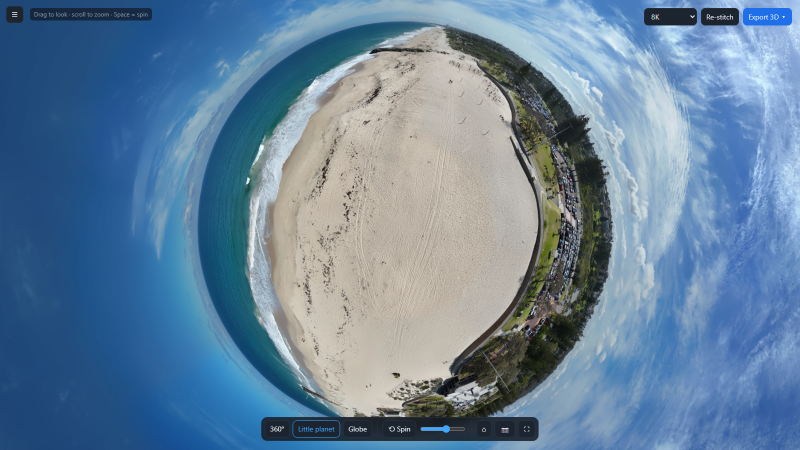
#> input picture docs$1.png, 1600 x 900 px (shown at 1/2 size)
$ python -i stitcher.py   (imports and definitions only)
#> lines starting #> are read from the running program, lines starting #| are printed output that depends on the picture
#> further down, picture is the input picture: shape (900, 1600, 3); mean B, G, R 156.6, 130.7, 102.4
"""Stitch DJI sphere-panorama shots into a single equirectangular image.

DJI drones write the gimbal yaw/pitch/roll of every shot into XMP metadata,
so we use that as the starting camera orientation, refine it with feature
matching + bundle adjustment, then blend all shots into a 2:1 equirect.
Images without DJI metadata fall back to OpenCV's generic stitcher.
"""
import math
import re
from concurrent.futures import ThreadPoolExecutor

import cv2
import numpy as np
from PIL import Image
from scipy.optimize import least_squares
from scipy.spatial.transform import Rotation

IMAGE_EXTS = (".jpg", ".jpeg", ".png", ".tif", ".tiff")


def _log(cb, msg, frac=None):
    if cb:
        cb(msg, frac)


# ---------------------------------------------------------------- metadata
# [37 lines left out: functions read_dji_meta, focal_px, cam_to_world, not called in this run]


# ---------------------------------------------------------------- refine
def _features(img_small):
    gray = cv2.cvtColor(img_small, cv2.COLOR_BGR2GRAY)
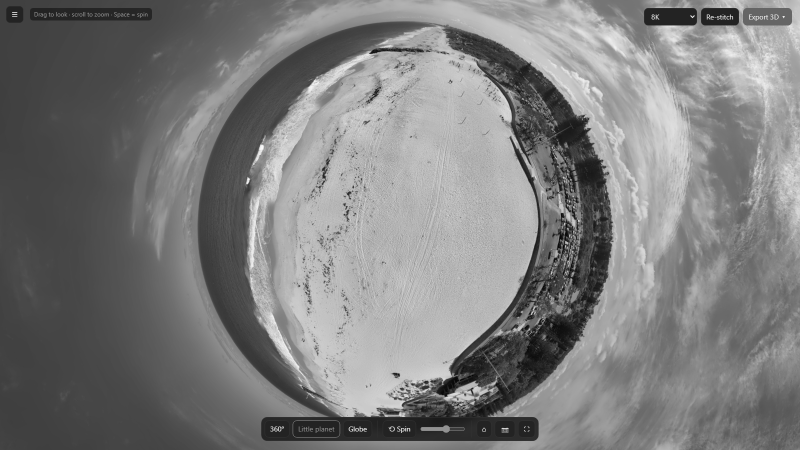
#> gray: shape (900, 1600) (shown at 1/2 size); min 4, max 250, mean 125.2
    gray = cv2.createCLAHE(2.0, (8, 8)).apply(gray)
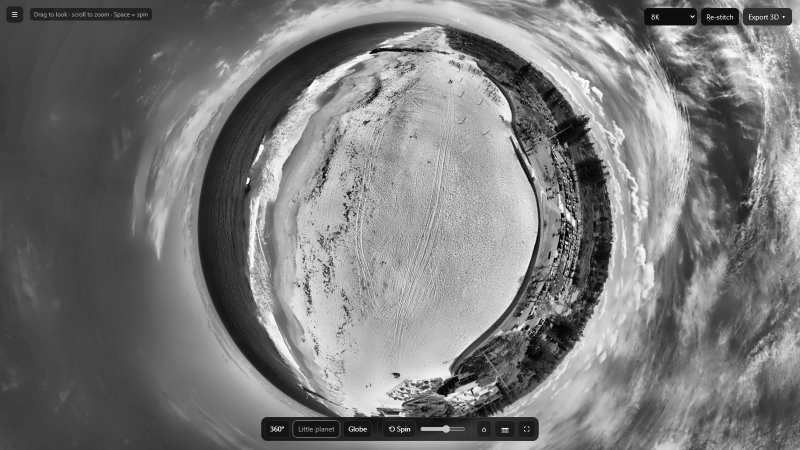
#> gray: shape (900, 1600) (shown at 1/2 size); min 0, max 253, mean 122.1
    sift = cv2.SIFT_create(nfeatures=3000)
    kp, des = sift.detectAndCompute(gray, None)
#> kp = 3000 keypoints; strongest (x, y, size): (1567, 33, 2.5), (552, 860, 1.9), (1385, 34, 2.2), (1441, 32, 1.9)
    pts = np.float32([k.pt for k in kp]) if kp else np.zeros((0, 2), np.float32)
#> pts = 3000 pairs, first value 29.17 to 1594.5, second value 3.31 to 876.8
    return pts, des


def _rays(pts, f, cx, cy):
    v = np.column_stack([(pts[:, 0] - cx) / f, (pts[:, 1] - cy) / f, np.ones(len(pts))])
    return v / np.linalg.norm(v, axis=1, keepdims=True)


# [308 lines left out: functions refine_rotations, _gain_compensation, _voronoi_feed, _fill_holes, list_images, stitch_folder and 1 more, not called in this run]


# [7 lines not run here, left out]

>>> import cv2
>>> picture = cv2.imread('docs$1.png')
>>> result = _features(picture)
#> result = 2 point arrays, longest 3000 points
